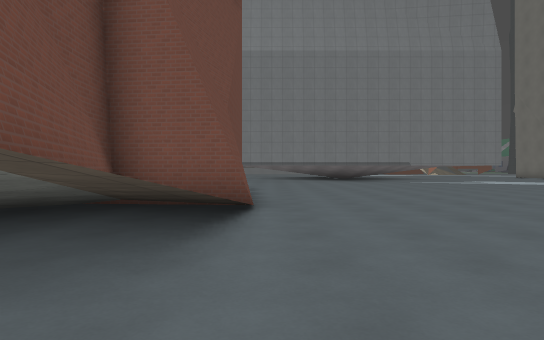
view 1 (above)

21 first-person views from a walk through a Godot game level. The camera is 1.2 m above the floor, looks level and sees 75° across. The floor is counted in squares, 2 m on a side. Each view is taken from the middle of a square. On the plan, view 1 faces up. The plan holds only what a view shows up to about 10 squares ahead; the rest is blank. The place goes on beyond the plan. Some surface patterns are stand-ins.

view 2
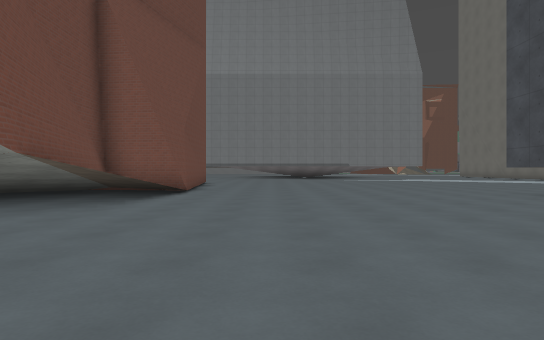

view 3
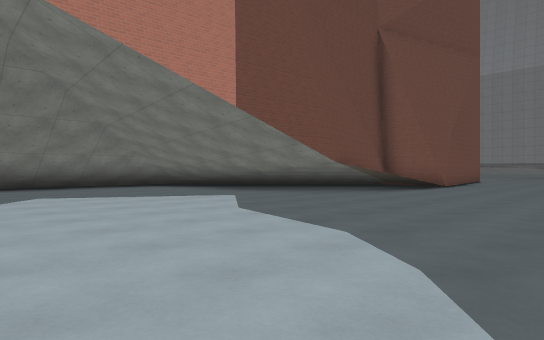

view 4
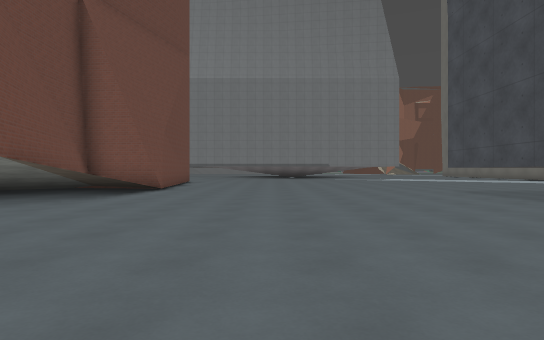

view 5
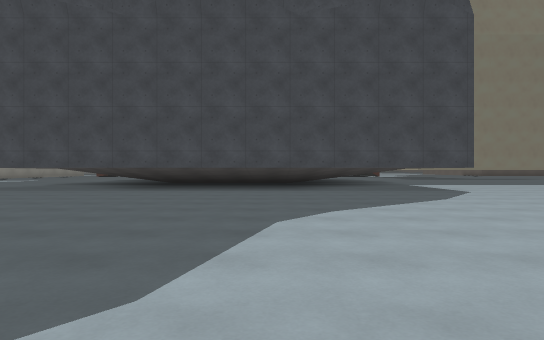

view 6
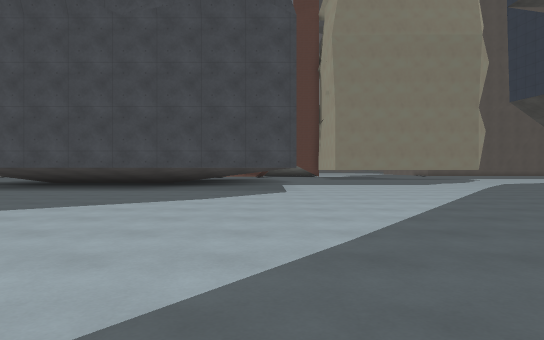

view 7
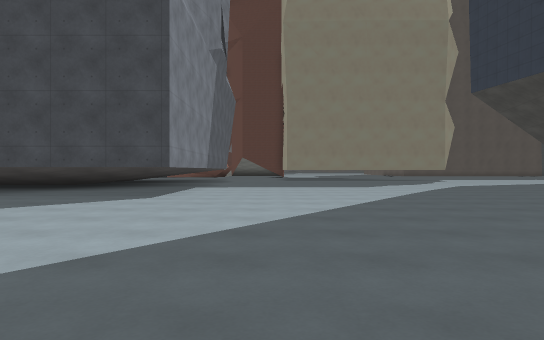

view 8
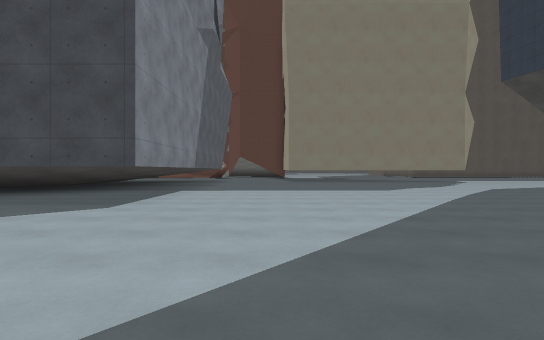

view 9
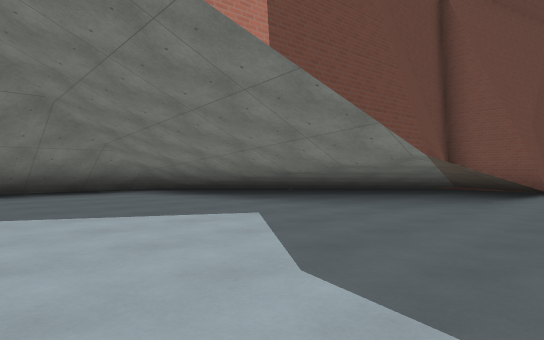

view 10
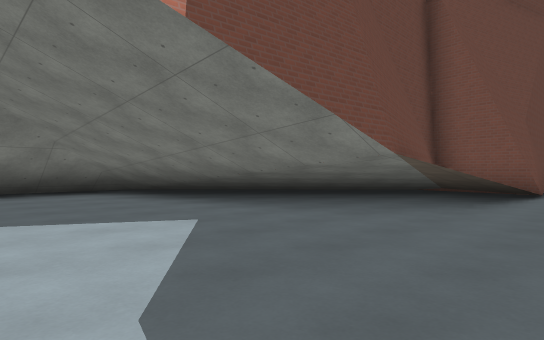

view 11
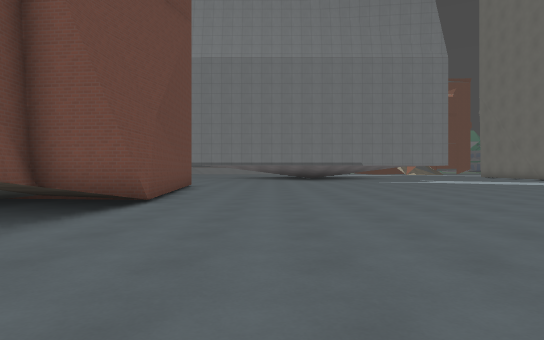

view 12
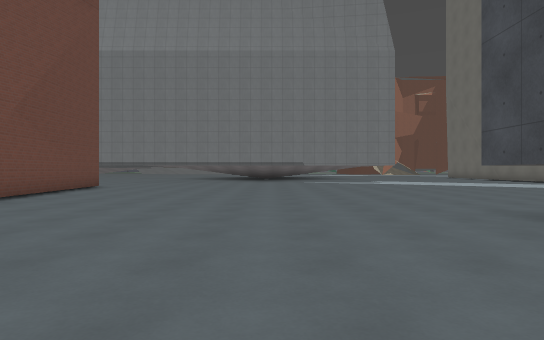

view 13
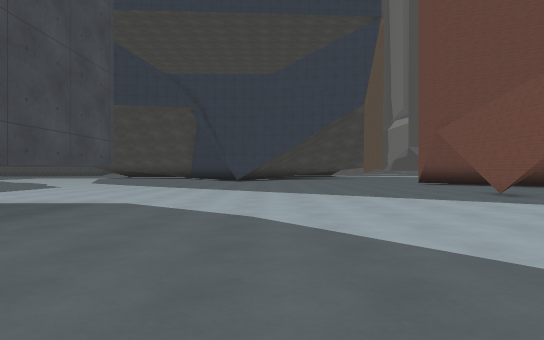

view 14
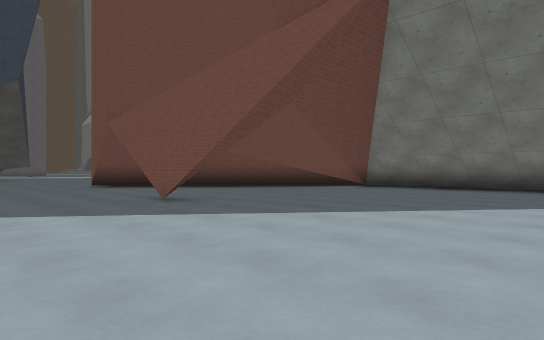

view 15
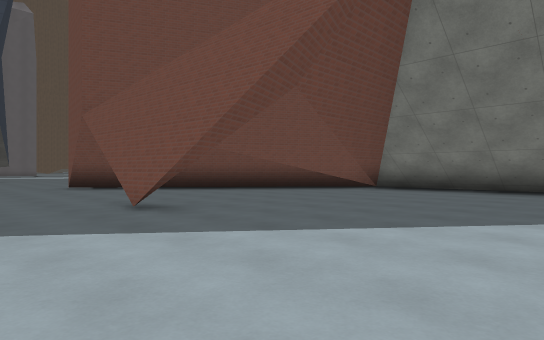

view 16
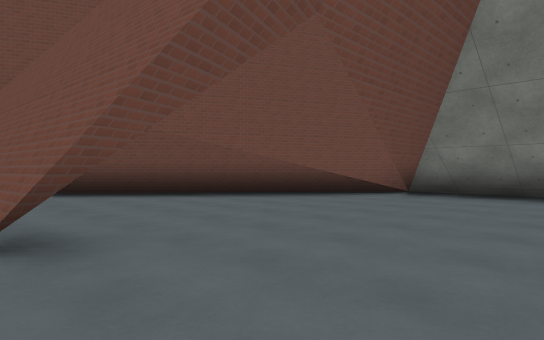

view 17
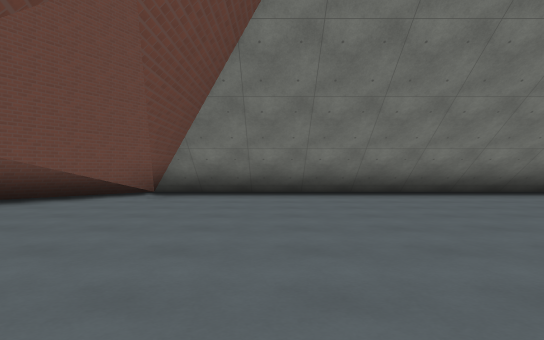

view 18
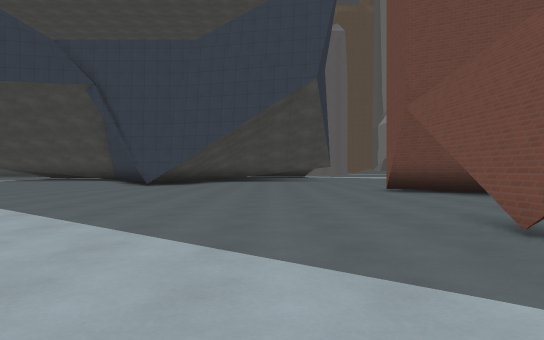

view 19
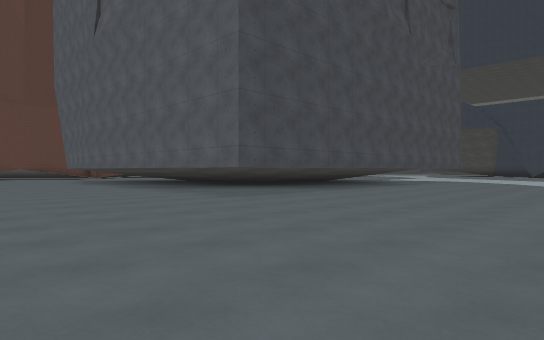

view 20
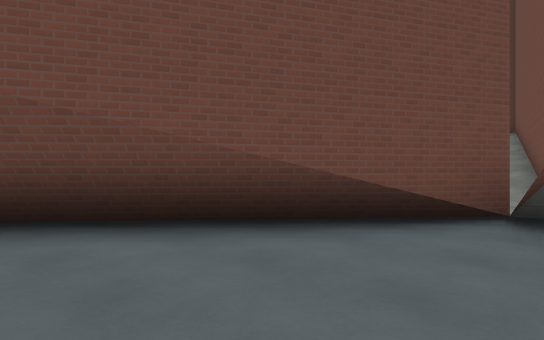

view 21
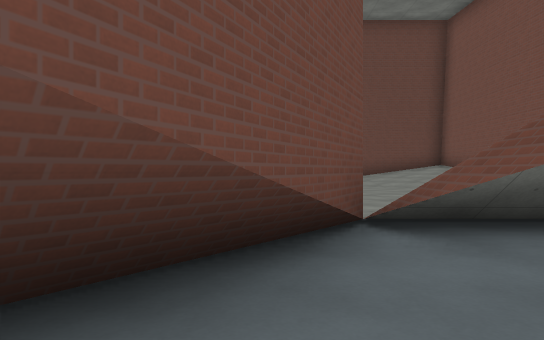

### Floor plan
Key: @ floor where view 1 was taken; # wall or solid block; . floor; / step, stairs or slope; = window, fence, low wall or low ledge; T thing the floor can be seen under or through.
Columns run from 15 left of view 1 to 12 right of it. Each row starts with its distance up from view 1.
 10               #.............
  9               #.............
  8               #.............
  7               #.............
  6             ###.............
  5           ../#/........####
  4           .//#/........#
  3          .///#/........#
  2         .//  #=........#
  1         //   /#........#
  0               #@.......#
 -1      ./     ...........#
 -2      .//...............#
 -3      .///..............#
 -4      .///..............#
 -5      .///..............#
 -6      ./ ...............#
 -7      .///..............#
 -8      .///..............T
 -9      .///..............TTTTT
-10  ... .///...................
-11  .....//#.....#.............
-12  ##.../#......#.............
-13 #//.  .##.....#.............
-14        .## .................
-15         ..   ...............
-16          ..// ..............
-17            ./  .............
-18               #.............

Where each view was taken, in squares from view 1:
view 1: 0 up, 0 right, facing up
view 2: 4 down, 2 right, facing up
view 3: 7 down, 4 right, facing up-left
view 4: 5 down, 3 right, facing up
view 5: 4 down, 2 left, facing right
view 6: 9 down, 2 left, facing right
view 7: 12 down, 0 right, facing right
view 8: 12 down, 2 right, facing right
view 9: 5 down, 1 right, facing up-left
view 10: 4 down, 1 right, facing up-left
view 11: 1 down, 2 right, facing up
view 12: 0 up, 5 right, facing up
view 13: 3 down, 5 right, facing down
view 14: 5 down, 3 right, facing down-left
view 15: 6 down, 2 right, facing down-left
view 16: 8 down, 0 right, facing down-left
view 17: 9 down, 0 right, facing left
view 18: 8 down, 2 right, facing down
view 19: 10 up, 2 right, facing down-right
view 20: 11 down, 4 left, facing down-left
view 21: 13 down, 5 left, facing left
